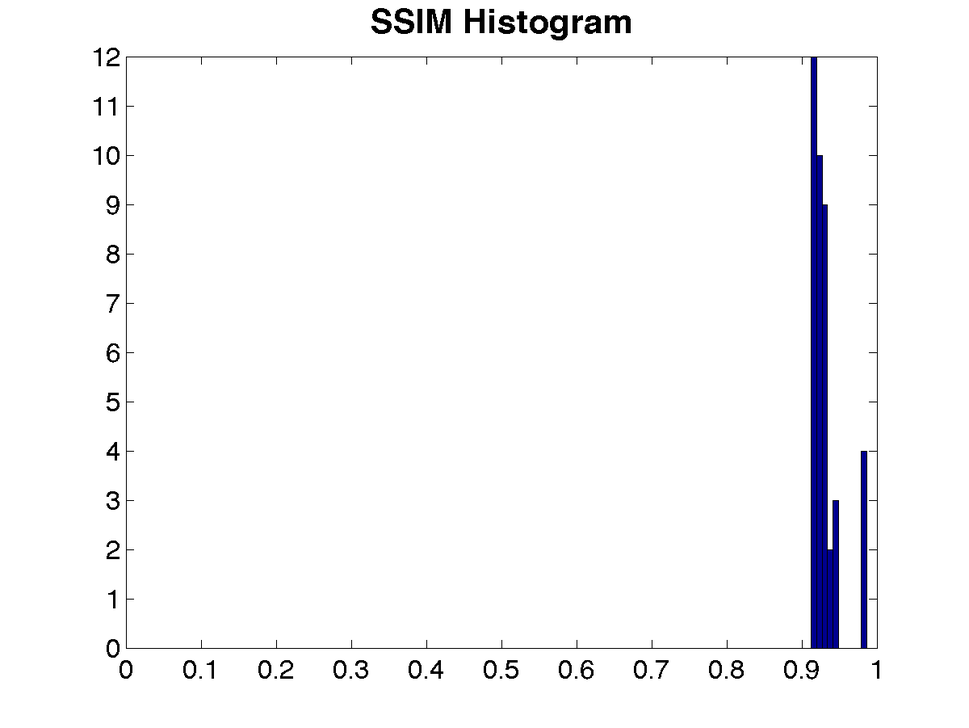
%> input picture MSc Thesis - Matheus/__Images/05/hist-ssim.png, 969 x 728 px, shrunk from 1200 x 901 before the run, given in place of wb_N_20-200_Camera+hist-ssim.png,00D(lens).png, which was not available
$ octave --eval "result = mydiff('hist-ssim.png');"   (GNU Octave 9; MATLAB toolbox functions it lacks are replaced by stand-ins)
%> lines starting %> are read from the running program, lines starting %| are printed output that depends on the picture; pictures that were not available may be replaced by others from this repository, and a replacement may not be noted
function [ IM3 ] = mydiff( lenspower )
%> called with lenspower = 'hist-ssim.png'

IM1 = im2double(imread(strcat('wb_N_20-200_Camera+',num2str(lenspower),',00D(lens).png')));
IM2 = im2double(imread(strcat('wb_N_20-200_Camera+',num2str(lenspower),',00D(simulated).png')));
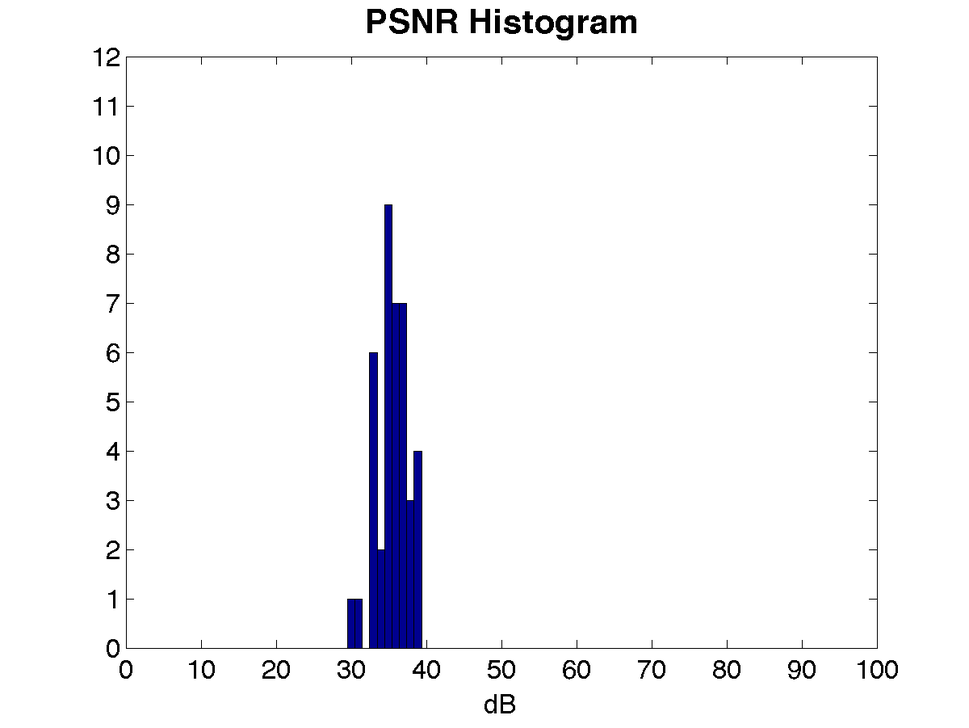
%> input picture MSc Thesis - Matheus/__Images/05/hist-psnr.png, 969 x 728 px, shrunk from 1200 x 901 before the run, given in place of wb_N_20-200_Camera+hist-ssim.png,00D(simulated).png, which was not available

IM3 = imabsdiff(IM1,IM2);
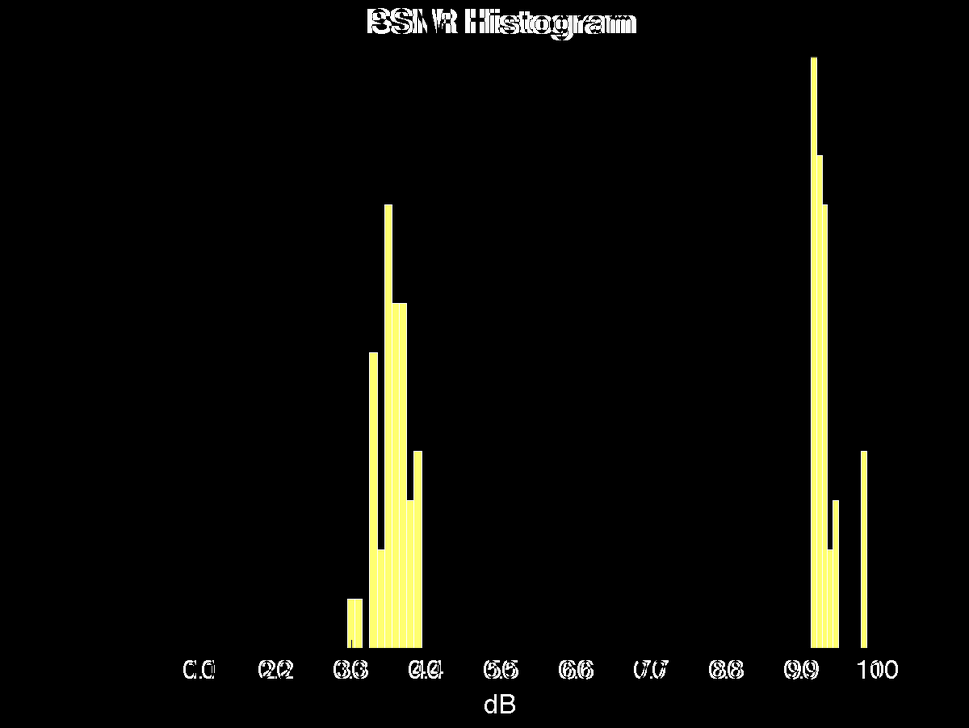
%> IM3: size 728x969x3 double; mean R, G, B 0.0477, 0.0477, 0.0303
figure, imshow(1-IM3);
%> after `imshow(1-IM3)`:
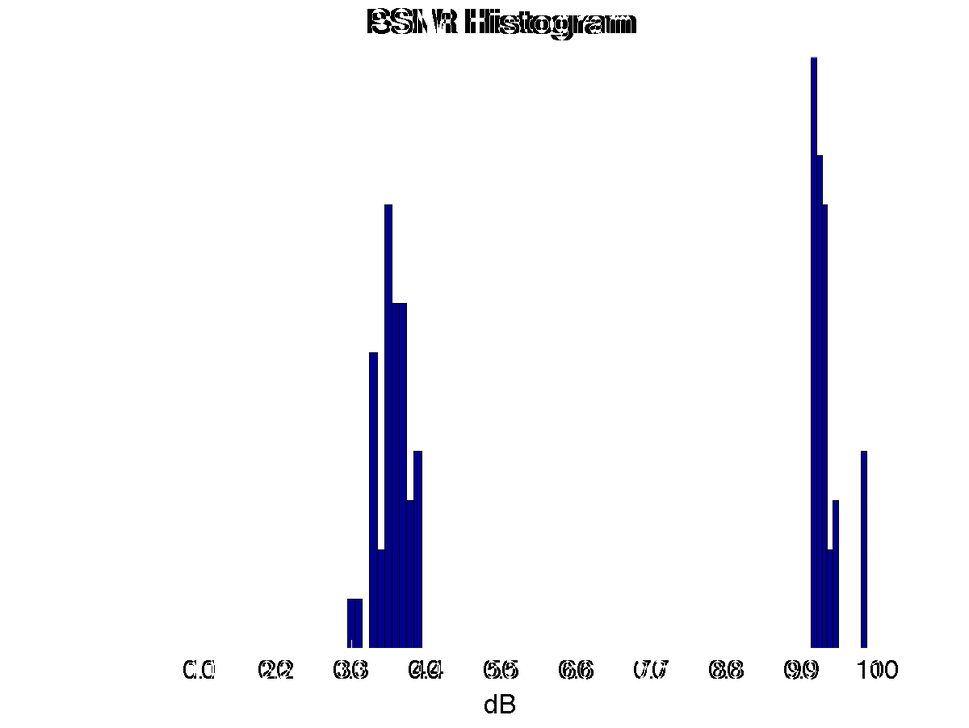
%> displayed picture: size 728x969x3, on the screen's scale of 0 to 255; mean R, G, B 242.8, 242.8, 247.3

imwrite(1-IM3, strcat('wb_N_20-200_Camera+',num2str(lenspower),',00D(diff).png'));
end
